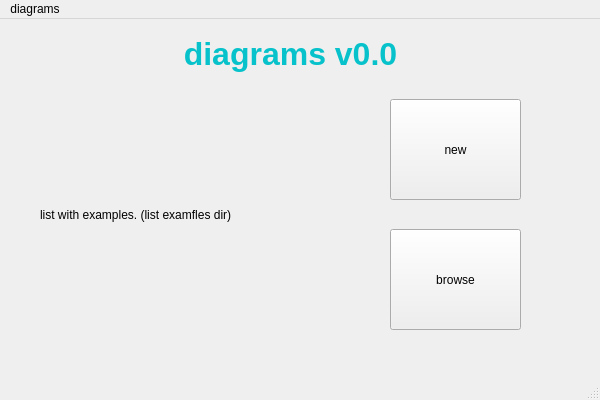
<?xml version="1.0" encoding="UTF-8"?>
<ui version="4.0">
 <class>mainWindow</class>
 <widget class="QMainWindow" name="mainWindow">
  <property name="geometry">
   <rect>
    <x>0</x>
    <y>0</y>
    <width>600</width>
    <height>400</height>
   </rect>
  </property>
  <property name="minimumSize">
   <size>
    <width>600</width>
    <height>400</height>
   </size>
  </property>
  <property name="maximumSize">
   <size>
    <width>600</width>
    <height>400</height>
   </size>
  </property>
  <property name="windowTitle">
   <string>mainWindow</string>
  </property>
  <property name="styleSheet">
   <string notr="true"/>
  </property>
  <widget class="QWidget" name="centralwidget">
   <widget class="QPushButton" name="create">
    <property name="geometry">
     <rect>
      <x>390</x>
      <y>80</y>
      <width>131</width>
      <height>101</height>
     </rect>
    </property>
    <property name="sizePolicy">
     <sizepolicy hsizetype="Preferred" vsizetype="Preferred">
      <horstretch>0</horstretch>
      <verstretch>0</verstretch>
     </sizepolicy>
    </property>
    <property name="palette">
     <palette>
      <active>
       <colorrole role="Text">
        <brush brushstyle="SolidPattern">
         <color alpha="216">
          <red>255</red>
          <green>255</green>
          <blue>255</blue>
         </color>
        </brush>
       </colorrole>
      </active>
      <inactive>
       <colorrole role="Text">
        <brush brushstyle="SolidPattern">
         <color alpha="216">
          <red>255</red>
          <green>255</green>
          <blue>255</blue>
         </color>
        </brush>
       </colorrole>
      </inactive>
      <disabled>
       <colorrole role="Text">
        <brush brushstyle="SolidPattern">
         <color alpha="63">
          <red>255</red>
          <green>255</green>
          <blue>255</blue>
         </color>
        </brush>
       </colorrole>
      </disabled>
     </palette>
    </property>
    <property name="autoFillBackground">
     <bool>true</bool>
    </property>
    <property name="text">
     <string>new</string>
    </property>
   </widget>
   <widget class="QPushButton" name="open">
    <property name="geometry">
     <rect>
      <x>390</x>
      <y>210</y>
      <width>131</width>
      <height>101</height>
     </rect>
    </property>
    <property name="autoFillBackground">
     <bool>true</bool>
    </property>
    <property name="text">
     <string>browse</string>
    </property>
   </widget>
   <widget class="QLabel" name="label">
    <property name="geometry">
     <rect>
      <x>110</x>
      <y>10</y>
      <width>361</width>
      <height>51</height>
     </rect>
    </property>
    <property name="text">
     <string>&lt;html&gt;&lt;head/&gt;&lt;body&gt;&lt;p align=&quot;center&quot;&gt;&lt;span style=&quot; font-size:24pt; font-weight:700; color:#07c2ca;&quot;&gt;diagrams v0.0&lt;/span&gt;&lt;/p&gt;&lt;/body&gt;&lt;/html&gt;</string>
    </property>
   </widget>
   <widget class="QWidget" name="verticalLayoutWidget">
    <property name="geometry">
     <rect>
      <x>40</x>
      <y>80</y>
      <width>218</width>
      <height>231</height>
     </rect>
    </property>
    <layout class="QVBoxLayout" name="verticalLayout">
     <item>
      <widget class="QLabel" name="label_2">
       <property name="text">
        <string>list with examples. (list examfles dir)</string>
       </property>
      </widget>
     </item>
    </layout>
   </widget>
  </widget>
  <widget class="QMenuBar" name="menubar">
   <property name="geometry">
    <rect>
     <x>0</x>
     <y>0</y>
     <width>600</width>
     <height>21</height>
    </rect>
   </property>
   <widget class="QMenu" name="menudiagrams">
    <property name="title">
     <string>diagrams</string>
    </property>
   </widget>
   <addaction name="menudiagrams"/>
  </widget>
  <widget class="QStatusBar" name="statusbar"/>
 </widget>
 <resources/>
 <connections/>
</ui>
